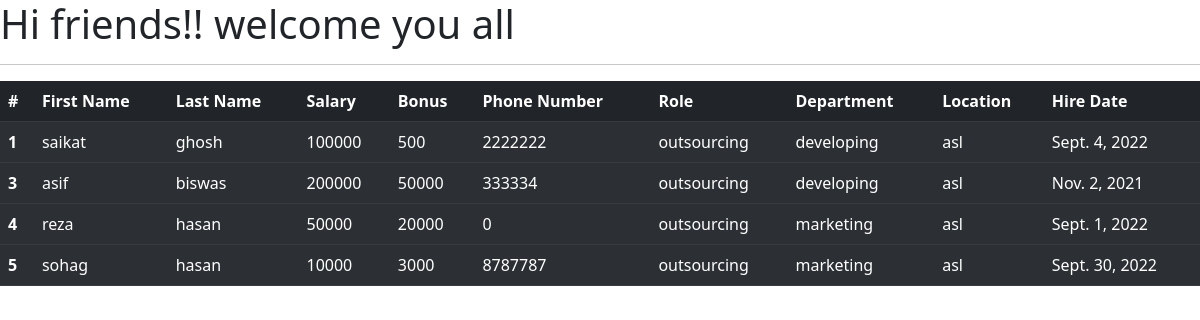
The app's page /all_emp with its own data.
### emp_app/models.py (models this page shows, shortened)
class Employee(models.Model):
    first_name=models.CharField(max_length=100, null=False)
    last_name=models.CharField(max_length=100)
    dept=models.ForeignKey(Department,on_delete=models.CASCADE)
    salary=models.IntegerField(default=0)
    bonus=models.IntegerField(default=0)
    role=models.ForeignKey(Role,on_delete=models.CASCADE)
    phone=models.IntegerField(default=0)
    hire_date=models.DateField()

class Role(models.Model):
    name=models.CharField(max_length=100, null=False)

class Department(models.Model):
    name=models.CharField(max_length=100,null=False)
    location=models.CharField(max_length=100)

### emp_app/views.py (the view)
# urls.py: path('all_emp', views.all_emp, name='all_emp'),
def all_emp(request):
    emps = Employee.objects.all()
    context = {
        'emps': emps
    }
    return render(request, 'view_all_emp.html', context)

### emp_app/templates/view_all_emp.html (shortened to what this page needs)
<!doctype html>
<html lang="ar" dir="ltr">
  <head>
    <link rel="stylesheet" href="https://cdn.jsdelivr.net/npm/bootstrap@5.2.1/dist/css/bootstrap.rtl.min.css">
  </head>
  <body>
    <h1>Hi friends!! welcome you all</h1>
    <hr>
    <table class="table table-dark table-striped">
        <thead>
          <tr>
            <th scope="col">#</th>
            <th scope="col">First Name </th>
            <th scope="col">Last Name</th>
            <th scope="col">Salary</th>
            <th scope="col">Bonus</th>
            <th scope="col">Phone Number</th>
            <th scope="col">Role</th>
            <th scope="col">Department</th>
            <th scope="col">Location</th>
            <th scope="col">Hire Date</th>
          </tr>
        </thead>
        {% for emp in emps %}
        <tbody>
          <tr>
            <th scope="row">{{emp.id}}</th>
          <td>{{emp.first_name}}</td>
          <td>{{emp.last_name}}</td>
          <td>{{emp.salary}}</td>
          <td>{{emp.bonus}}</td>
          <td>{{emp.phone}}</td>
          <td>{{emp.role.name}}</td>
          <td>{{emp.dept.name}}</td>
          <td>{{emp.dept.location}}</td>
          <td>{{emp.hire_date}}</td>
          </tr>
        </tbody>
        {% endfor %}
      </table>
  </body>
</html>

### records on screen
Employee: id "1", first_name "saikat", last_name "ghosh", salary "100000", bonus "500", phone "2222222", role.name "outsourcing", dept.name "developing", dept.location "asl", hire_date "Sept. 4, 2022"
Employee: id "3", first_name "asif", last_name "biswas", salary "200000", bonus "50000", phone "333334", role.name "outsourcing", dept.name "developing", dept.location "asl", hire_date "Nov. 2, 2021"
Employee: id "4", first_name "reza", last_name "hasan", salary "50000", bonus "20000", phone "0", role.name "outsourcing", dept.name "marketing", dept.location "asl", hire_date "Sept. 1, 2022"
Employee: id "5", first_name "sohag", last_name "hasan", salary "10000", bonus "3000", phone "8787787", role.name "outsourcing", dept.name "marketing", dept.location "asl", hire_date "Sept. 30, 2022"
